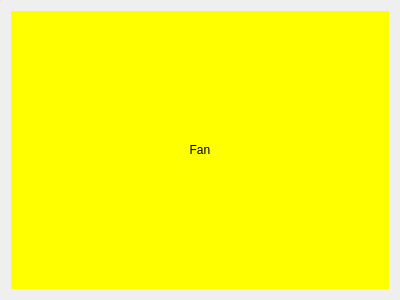
<?xml version="1.0" encoding="UTF-8"?>
<ui version="4.0">
 <class>Form</class>
 <widget class="QWidget" name="Form">
  <property name="geometry">
   <rect>
    <x>0</x>
    <y>0</y>
    <width>400</width>
    <height>300</height>
   </rect>
  </property>
  <property name="windowTitle">
   <string>Form</string>
  </property>
  <layout class="QVBoxLayout" name="verticalLayout">
   <item>
    <widget class="QLabel" name="label">
     <property name="styleSheet">
      <string notr="true">background-color: rgb(255, 255, 0);</string>
     </property>
     <property name="text">
      <string>Fan</string>
     </property>
     <property name="alignment">
      <set>Qt::AlignCenter</set>
     </property>
    </widget>
   </item>
  </layout>
 </widget>
 <resources/>
 <connections/>
</ui>
